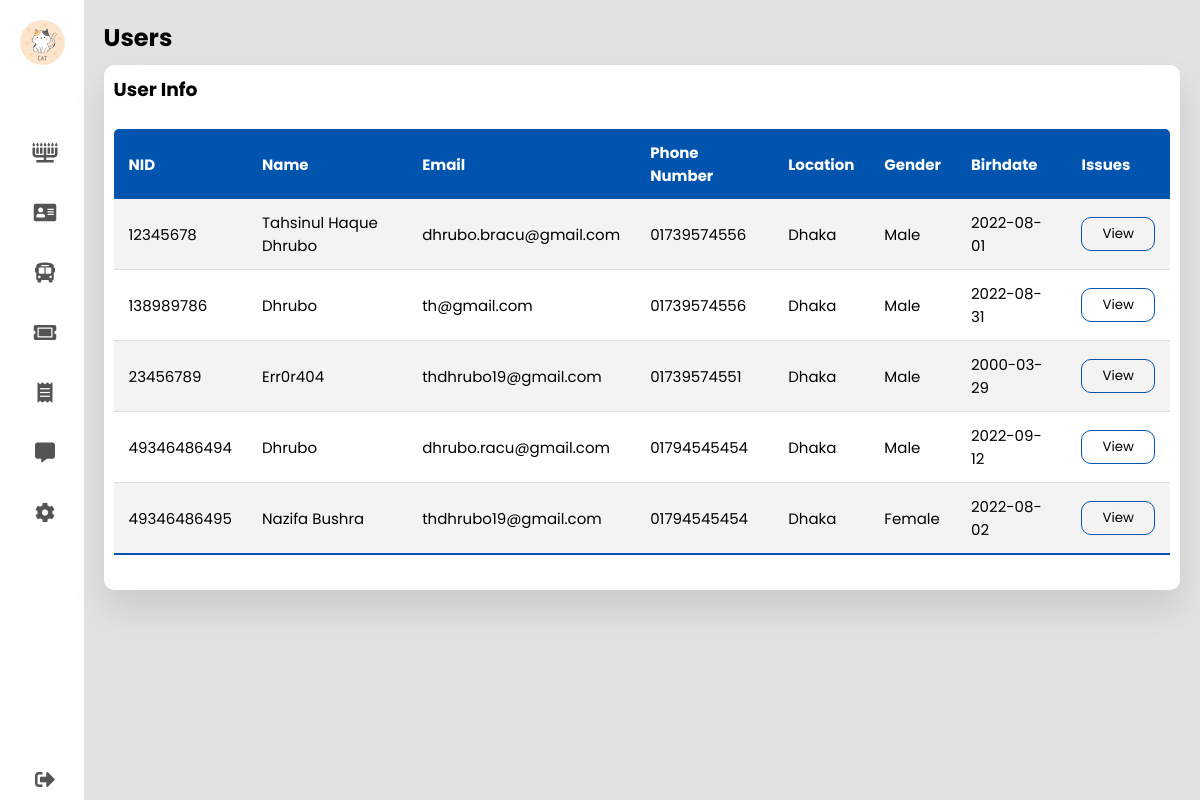
The app's page /Admin/users.php (signed in) with its own data.
### tables this page shows
CREATE TABLE `user` (
  `NID` varchar(13) NOT NULL,
  `Name` varchar(30) DEFAULT NULL,
  `Password` varchar(64) DEFAULT NULL,
  `Location` varchar(10) DEFAULT NULL,
  `Contact` varchar(11) DEFAULT NULL,
  `Email` varchar(48) DEFAULT NULL,
  `Gender` varchar(11) DEFAULT NULL,
  `birth_date` date DEFAULT NULL
);

### Admin/users.php (the view, shortened to what this page needs)
<?php
include 'db.php';
$sql = "SELECT * FROM `user`";
$result   = mysqli_query($conn, $sql);
$row = mysqli_fetch_array($result);
?>
<!DOCTYPE html>
<html lang="en">
<head>
  <link rel="stylesheet" href="style.css" />
  <link rel="stylesheet" href="https://cdnjs.cloudflare.com/ajax/libs/font-awesome/5.15.4/css/all.min.css"/>
</head>
<body>
  <div class="container">
  <nav>
      <ul>
        <li><a href="#" class="logo">
          <img src="./pic/Admin Cat DP.jpg">
          <span class="nav-item"><?php echo $_SESSION['admin'];?></span>
        </a></li>
        <li><a href="./index.php">
          <i class="fas fa-menorah"></i>
        </a></li>
        <li><a href="./users.php">
          <i class="fas fa-address-card"></i>
        </a></li>
        <li><a href="./transport.php">
          <i class="fas fa-bus-alt"></i>
        </a></li>
        <li><a href="./ticket_buy.php">
          <i class="fas fa-ticket-alt"></i>
        </a></li>
        <li><a href="./payment_history.php">
          <i class="fas fa-receipt"></i>
        </a></li>
        <li><a href="./issues.php">
          <i class="fas fa-comment-alt"></i>
        </a></li>
        <li><a href="./settings.php">
          <i class="fas fa-cog"></i>
        </a></li>
        <li><a href="#" class="logout">
          <i class="fas fa-sign-out-alt"></i>
        </a></li>
    </nav>
    <section class="main">
      <div class="main-top">
        <h1>Users</h1>
      </div>
      <section class="Users">
        <div class="User-list">
          <h1>User Info</h1>
          <table class="table">
            <thead>
              <tr>
                <th>NID</th>
                <th>Name</th>
                <th>Email</th>
                <th>Phone Number</th>
                <th>Location</th>
                <th>Gender</th>
                <th>Birhdate</th>
                <th>Issues</th>
              </tr>
            </thead>
            <tbody>
            <tr>
            <form action="./issues.php" method="GET">
                <td><?php echo $row['NID']?></td>
                <td><?php echo $row['Name']?></td>
                <td><?php echo $row['Email']?></td>
                <td><?php echo $row['Contact']?></td>
                <td><?php echo $row['Location']?></td>
                <td><?php echo $row['Gender']?></td>
                <td><?php echo $row['birth_date']?></td>
                <td><button type="submit" value="<?php echo $row['NID'] ?>" name="id">View</button></td>
            </form>
              </tr>
            <?php while($row = mysqli_fetch_assoc($result)) { ?>
              <tr>
                <form action="./issues.php" method="GET">
                <td><?php echo $row['NID']?></td>
                <td><?php echo $row['Name']?></td>
                <td><?php echo $row['Email']?></td>
                <td><?php echo $row['Contact']?></td>
                <td><?php echo $row['Location']?></td>
                <td><?php echo $row['Gender']?></td>
                <td><?php echo $row['birth_date']?></td>
                <td><button type="submit" value="<?php echo $row['NID'] ?>" name="id">View</button></td>
                </form>
              </tr>
              <?php
            }
            ?>
            </tbody>
          </table>
        </div>
      </section>
    </section>
    </div>
</body>
</html>

### Admin/style.css (style rules this page uses)
* { margin: 0; padding: 0; outline: none; border: none; text-decoration: none; box-sizing: border-box; font-family: "Poppins", sans-serif; }
body { background: rgb(226, 226, 226); }
nav { position: sticky; top: 0; bottom: 0; height: 100vh; left: 0; width: 90px; background: #fff; overflow: hidden; transition: 1s; }
.logo { text-align: center; display: flex; margin: 10px 0 0 10px; padding-bottom: 3rem; }
.logo img { width: 45px; height: 45px; border-radius: 50%; }
.logo span { font-weight: bold; padding-left: 15px; font-size: 18px; text-transform: uppercase; }
a { position: relative; width: 280px; font-size: 14px; color: rgb(85, 83, 83); display: table; padding: 10px; }
nav .fas { position: relative; width: 70px; height: 40px; top: 20px; font-size: 20px; text-align: center; }
.nav-item { position: relative; top: 12px; margin-left: 10px; }
.logout { position: absolute; bottom: 0; }
.container { display: flex; }
.main { position: relative; padding: 20px; width: 100%; }
.main-top { display: flex; width: 100%; }
.User-list { width: 100%; padding: 10px; margin-top: 10px; background: #fff; border-radius: 10px; box-shadow: 0 20px 35px rgba(0, 0, 0, 0.1); }
.table { border-collapse: collapse; margin: 25px 0; font-size: 15px; min-width: 100%; overflow: hidden; border-radius: 5px 5px 0 0; }
table thead tr { color: #fff; background: #0054AE; text-align: left; font-weight: bold; }
.table th, .table td { padding: 12px 15px; }
.table tbody tr { border-bottom: 1px solid #ddd; }
.table tbody tr:nth-of-type(odd) { background: #f3f3f3; }
.table tbody tr:last-of-type { border-bottom: 2px solid #0054AE; }
.table button { padding: 6px 20px; border-radius: 10px; cursor: pointer; background: transparent; border: 1px solid #0054AE; }
img { vertical-align: middle; border-style: none; }

### records on screen
user: NID "12345678", Name "Tahsinul Haque Dhrubo", Email "dhrubo.bracu@gmail.com", Contact "01739574556", Location "Dhaka", Gender "Male", birth_date "2022-08-01"
user: NID "138989786", Name "Dhrubo", Email "th@gmail.com", Contact "01739574556", Location "Dhaka", Gender "Male", birth_date "2022-08-31"
user: NID "23456789", Name "Err0r404", Email "thdhrubo19@gmail.com", Contact "01739574551", Location "Dhaka", Gender "Male", birth_date "2000-03-29"
user: NID "49346486494", Name "Dhrubo", Email "dhrubo.racu@gmail.com", Contact "01794545454", Location "Dhaka", Gender "Male", birth_date "2022-09-12"
user: NID "49346486495", Name "Nazifa Bushra", Email "thdhrubo19@gmail.com", Contact "01794545454", Location "Dhaka", Gender "Female", birth_date "2022-08-02"
